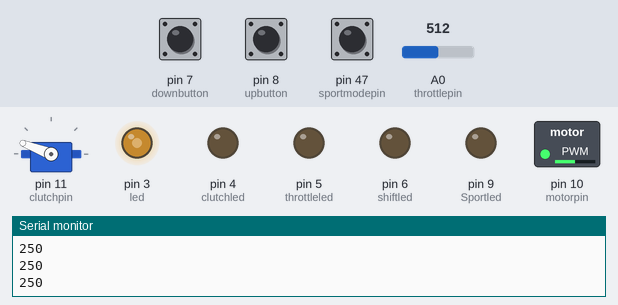
The sketch below on a simulated Arduino Mega 2560, built with avr-gcc and run on an emulated ATmega2560. Shown: servo, switched loads named in the sketch (green lamp = pin HIGH), output pins drawn as LEDs (lit = HIGH), the last lines printed to the serial monitor. The inputs (shaded band) are chosen by the test bench; at power-on: pin 7 (downbutton) LOW, A0 (throttlepin) = 512, pin 47 (sportmodepin) LOW, pin 8 (upbutton) LOW.

Above: at 1.2 s.
1.3 s: pin 7 (downbutton) pulled HIGH for 0.15 s
At 1.64 s:
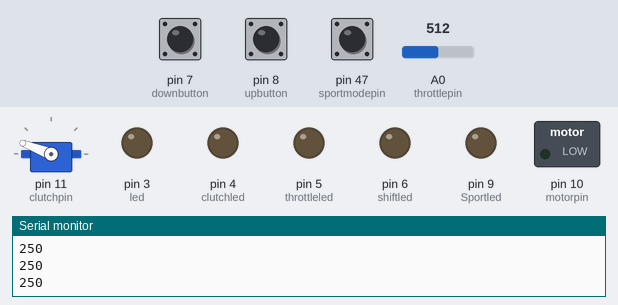
4.3 s: A0 (throttlepin) set to 716
At 5.2 s:
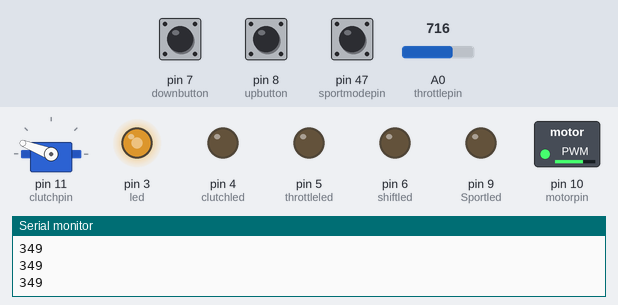
5.8 s: pin 47 (sportmodepin) pulled HIGH for 0.15 s
At 8.1 s:
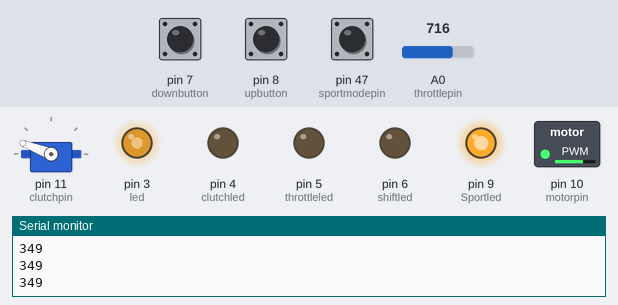
8.4 s: pin 8 (upbutton) pulled HIGH for 0.15 s
At 8.55 s:
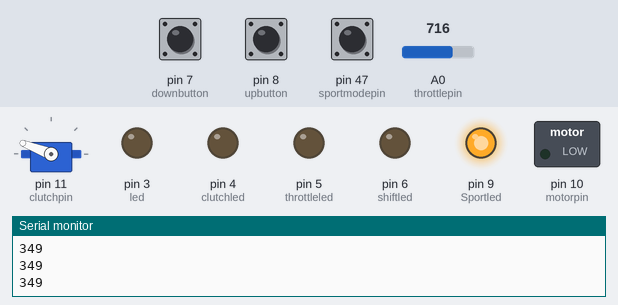
10.1 s: A0 (throttlepin) set to 900
At 10.8 s:
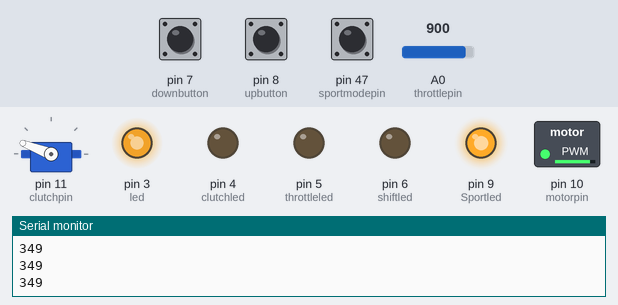
11.6 s: pin 47 (sportmodepin) pulled HIGH for 1 s
At 13.8 s:
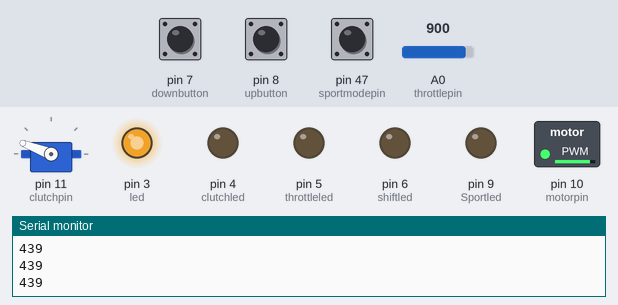
Timing chart, 0 to 15.2 s (numbered marks = the images above; inputs shaded):
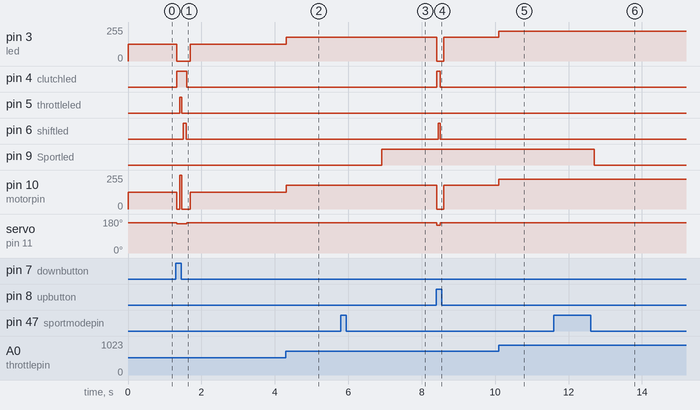

Measured:
- after the input at 1.3 s, pin 3 (led): 127/255 → 0/255 at once, → 127/255 0.37 s later; pin 4 (clutchled): LOW → HIGH at once, → LOW 0.27 s later
- after the input at 4.3 s, pin 3 (led), pin 10 (motorpin): 127/255 → 177/255 at once
- after the input at 5.8 s, pin 9 (Sportled): LOW → HIGH after 1.1 s
- after the input at 8.4 s, pin 3 (led), pin 10 (motorpin): 177/255 → 0/255 at once, → 177/255 0.20 s later; pin 4 (clutchled): LOW → HIGH at once, → LOW 0.10 s later; pin 6 (shiftled): LOW → HIGH after 0.06 s, → LOW 0.05 s later; servo on pin 11 (clutchpin): 159° → 148° at once, → 159° 0.10 s later
- after the input at 10.1 s, pin 3 (led), pin 10 (motorpin): 177/255 → 223/255 at once
- after the input at 11.6 s, pin 9 (Sportled): HIGH → LOW after 1.1 s

The sketch:

Gearshift_and_clutch_governor_void_states.ino
```cpp
#include <Servo.h>
Servo clutch;
int led = 3;
int clutchled = 4;
int throttleled = 5;
int shiftled = 6;
int throttlepin = 0;
int throttle;
int downbutton = 7;
int upbutton = 8;
int up;
int down;
int upp;
int downn;
int delayval;
int delayvar;
int sportmodepin = 47;
int sportmode;
int Sport;
int Sportled = 9;
int motorpin = 10;
int clutchpin = 11;
int val;

void setup() {
  clutch.attach(clutchpin);
  pinMode(led, OUTPUT);
  pinMode(clutchled, OUTPUT);
  pinMode(throttleled, OUTPUT);
  pinMode(shiftled, OUTPUT);
  pinMode(downbutton, INPUT);
  pinMode(upbutton, INPUT);
  pinMode(throttlepin, INPUT);
  pinMode(Sportled, OUTPUT);
  pinMode(clutchpin, OUTPUT);// put your setup code here, to run once:
  Serial.begin(9600);
  Sport = 0;
}

void loop() {

  sportmode = digitalRead(sportmodepin);
  clutch.write(159);

  if (sportmode == HIGH) {
    Sport = Sport + 1;
    delay(1100);
  }

  if (Sport == 0) {
    Comfortmode();
  }
  if (Sport == 1) {
    Sportmode();
  }

  if (Sport == 2 ) {
    Sport = 0;
  }

  Serial.println(val);
}


void Upshift() {
  digitalWrite(led, LOW);
  digitalWrite(motorpin, 0);
  delay(5);
  digitalWrite(clutchled, HIGH);
  clutch.write(148);
  delay(delayval);
  digitalWrite(shiftled, HIGH);
  delay(delayval);
  digitalWrite(shiftled, LOW);
  delay(5);
  digitalWrite(clutchled, LOW);
  clutch.write(159);
  delay(100);

}

void Downshift() {
  digitalWrite(led, LOW);
  digitalWrite(motorpin, 0);
  delay(5);
  digitalWrite(clutchled, HIGH);
  clutch.write(154);
  delay(80);
  digitalWrite(throttleled, HIGH);
  digitalWrite(motorpin, throttle);
  delay(50);
  digitalWrite(throttleled, LOW);
  digitalWrite(motorpin, 0);
  delay(50);
  digitalWrite(shiftled, HIGH);
  delay(80);
  digitalWrite(shiftled, LOW);
  delay(5);
  digitalWrite(clutchled, LOW);
  clutch.write(159);
  delay(100);


}
void Comfortmode() {
  throttle = analogRead(throttlepin);
  throttle = map(throttle, 0, 1023, 0, 254);// put your main code here, to run repeatedly:
  analogWrite(led, throttle);
  analogWrite(motorpin, throttle);
  up = digitalRead(upbutton);
  down = digitalRead(downbutton);
  delayvar  = analogRead(throttlepin);
  delayvar = map(delayvar, 0, 1023, 0, 25);
  delayval = 100 - (delayvar);
  digitalWrite(Sportled, LOW);
  val = analogRead(throttlepin);            // reads the value of the potentiometer (value between 0 and 1023)
  val = map(val, 0, 1023, 0, 500);     // scale it to use it with the servo (value between 0 and 180)
  // sets the servo position according to the scaled value
  delay(15);                           // waits for the servo to get there
  if (up == HIGH) {
    Upshift();
  }


  if (down == HIGH) {
    Downshift();
  }

}


void Sportmode() {
  throttle = analogRead(throttlepin);
  throttle = map(throttle, 0, 1023, 0, 254);// put your main code here, to run repeatedly:
  analogWrite(led, throttle);
  analogWrite(motorpin, throttle);
  up = digitalRead(upbutton);
  down = digitalRead(downbutton);
  delayvar  = analogRead(throttlepin);
  delayvar = map(delayvar, 0, 1023, 0, 50);
  delayval = 80 - (delayvar);
  digitalWrite(Sportled, HIGH);

  if (up == HIGH) {
    Upshift();
  }


  if (down == HIGH) {
    Downshift();
  }

}
```
